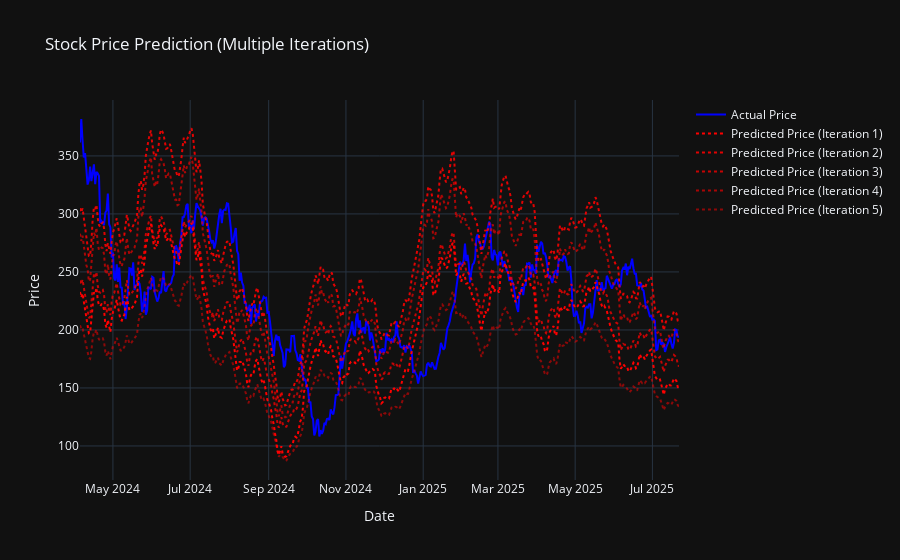

Write notebook code for a chart like this one.
### Code cell
# Dates for the X-axis (assuming you have a 'Date' column in your original data)
dates = pd.date_range(start=end_date, periods=len(y_test), freq='D')  # Adjust accordingly

# Creating traces for the actual and predicted stock prices
trace_actual = go.Scatter(
    x=dates,
    y=data['Close'].iloc[train_len:].values,
    mode='lines',
    name='Actual Price',
    line=dict(color='blue', width=2)
)

traces_predicted = []
for i, preds in enumerate(model_predictions):
    trace_predicted = go.Scatter(
        x=dates,
        y=preds,
        mode='lines',
        name=f'Predicted Price (Iteration {i+1})',
        line=dict(color=f'rgba(255, 0, 0, {1 - i*0.12})', dash='dot', width=2)  # Adjust opacity for clarity
    )
    traces_predicted.append(trace_predicted)

# Create the layout and figure
layout = go.Layout(
    title='Stock Price Prediction (Multiple Iterations)',
    xaxis=dict(title='Date'),
    yaxis=dict(title='Price'),
    template='plotly_dark'
)

fig = go.Figure(data=[trace_actual] + traces_predicted, layout=layout)
fig.show()

### Figure 1 — Plotly figure (JSON) as saved in the notebook; plotly's stock layout.template omitted (floating-point values rounded to 4 significant figures; data arrays with more than 128 entries replaced by an {"elided": "..."} marker saying what was removed)
{"data": [{"line": {"color": "blue", "width": 2}, "mode": "lines", "name": "Actual Price", "type": "scatter", "x": {"elided": "474 str values"}, "y": {"elided": "504 float values"}}, {"line": {"color": "rgba(255, 0, 0, 1.0)", "dash": "dot", "width": 2}, "mode": "lines", "name": "Predicted Price (Iteration 1)", "type": "scatter", "x": {"elided": "474 str values"}, "y": {"elided": "474 float values"}}, {"line": {"color": "rgba(255, 0, 0, 0.88)", "dash": "dot", "width": 2}, "mode": "lines", "name": "Predicted Price (Iteration 2)", "type": "scatter", "x": {"elided": "474 str values"}, "y": {"elided": "474 float values"}}, {"line": {"color": "rgba(255, 0, 0, 0.76)", "dash": "dot", "width": 2}, "mode": "lines", "name": "Predicted Price (Iteration 3)", "type": "scatter", "x": {"elided": "474 str values"}, "y": {"elided": "474 float values"}}, {"line": {"color": "rgba(255, 0, 0, 0.64)", "dash": "dot", "width": 2}, "mode": "lines", "name": "Predicted Price (Iteration 4)", "type": "scatter", "x": {"elided": "474 str values"}, "y": {"elided": "474 float values"}}, {"line": {"color": "rgba(255, 0, 0, 0.52)", "dash": "dot", "width": 2}, "mode": "lines", "name": "Predicted Price (Iteration 5)", "type": "scatter", "x": {"elided": "474 str values"}, "y": {"elided": "474 float values"}}], "layout": {"title": {"text": "Stock Price Prediction (Multiple Iterations)"}, "xaxis": {"title": {"text": "Date"}}, "yaxis": {"title": {"text": "Price"}}}}
